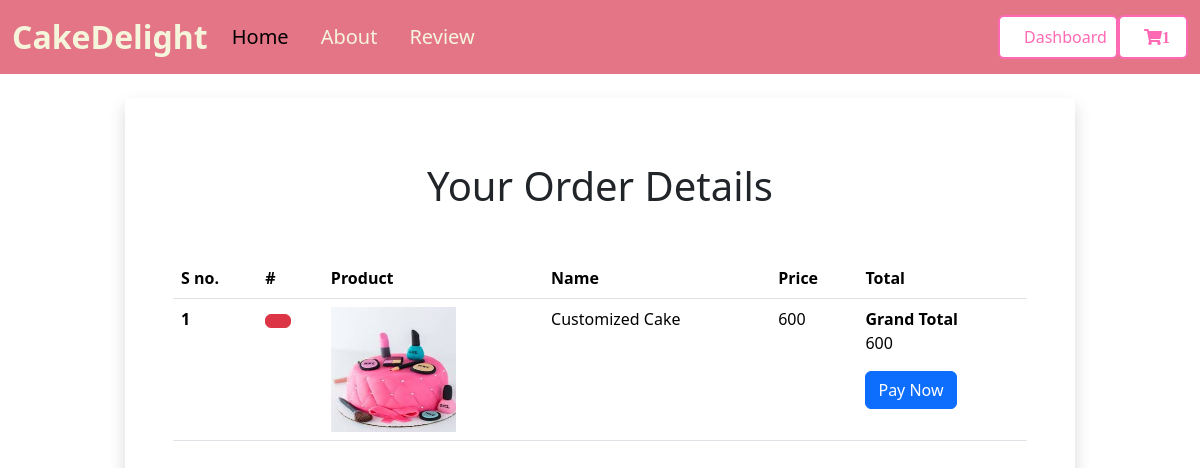
The app's page /order/ (signed in) with its own data.
### cart/models.py (models this page shows)
class Basemodel(models.Model):
    uid = models.UUIDField(default=uuid.uuid4,primary_key=True)
    created_at = models.DateField(auto_now_add=True)
    updated_at = models.DateField(auto_now_add=True)
    class Meta:
        abstract=True

class CartItems(Basemodel):
    cart=models.ForeignKey(Cart,on_delete=models.CASCADE,related_name='cart_items')
    cake = models.ForeignKey(Cake,on_delete=models.CASCADE)

class Cake(Basemodel):
    category= models.ForeignKey(Cakecategory,on_delete=models.CASCADE,related_name="cakes")
    cake_name=models.CharField(max_length=100)
    price=models.IntegerField(default=100)
    images = models.ImageField(upload_to='media')

class Cart(Basemodel):
    user=models.ForeignKey(User,null=True,blank=True,on_delete=models.SET_NULL,related_name="carts")
    is_paid=models.BooleanField(default=False)
    def gettotal(self):
        return CartItems.objects.filter(cart=self).aggregate(Sum('cake__price'))['cake__price__sum']

### cart/views.py (the view)
# urls.py: path('order/',views.order,name='order'),
def order(request):
    cart=Cart.objects.get(is_paid=False,user=request.user)
    context={'carts':cart}
    return render(request,'order.html',context)

### templates/order.html (shortened to what this page needs)
<!DOCTYPE html>
<html lang="en">
<head>
    <link href="https://cdn.jsdelivr.net/npm/bootstrap@5.3.3/dist/css/bootstrap.min.css" rel="stylesheet">
    <link rel="stylesheet" href="https://cdnjs.cloudflare.com/ajax/libs/font-awesome/5.15.4/css/all.min.css">
</head>
<body>
  <nav class="navbar navbar-expand-lg navbar-custom">
    <div class="container-fluid">
      <a class="navbar-brand fw-bold fs-2" href="#">CakeDelight</a>
      <div class="collapse navbar-collapse" id="navbarSupportedContent">
        <ul class="navbar-nav me-auto mb-2 mb-lg-0">
          <li class="nav-item">
            <a href="{% url 'home' %}" class="nav-link active navbar-brand" aria-current="page" href="#">Home</a>
          </li>
          <li class="nav-item">
            <a href="{% url 'about' %}"class="nav-link navbar-brand" href="#">About</a>
          </li>
          <li class="nav-item">
            <a href="{% url 'review' %}" class="nav-link navbar-brand" href="#">Review</a>
          </li>
        </ul>
        {% if request.user.is_authenticated %}
        <form class="d-flex" role="search">
          {% if user.is_authenticated %}
              <a href="{% url 'login'%}" style="width:120px;" class="btn btn-pink-outline fw-medium">Dashboard</a>
          {% endif %}
              <a href="{% url 'order' %}" style="width:70px;" class="btn btn-pink-outline">
                  <i class="fas fa-shopping-cart" id="cart-btn">{{ request.user.get_cart_count }}</i>
              </a>
      </form>
      {% endif %}
      </div>
    </div>
  </nav>
  <br>
<body>
    <div class="container">
        <div class="row">
            <div class="col-sm-10 shadow p-5 offset-sm-1 mt-120px">
        <h1 class="alert-danger text-center p-3">Your Order Details</h1>
        <br>
        <table class="table table-hover">
            <thead>
              <tr>
                <th scope="col">S no.</th>
                <th scope="col">#</th>
                <th scope="col">Product</th>
                <th scope="col">Name</th>
                <th scope="col">Price</th>
                <th scope="col">Total</th>
              </tr>
            </thead>
            <tbody>
                {% for cartitems in carts.cart_items.all%}
              <tr>
                <th scope="row">{{forloop.counter}}</th>
                <th>
                    <a href="{% url 'remove_cart' cartitems.uid %}" class="btn btn-danger" ></a>
                </th>
                <td>
                   <img src='/media/{{cartitems.cake.images}}'style="height:125px;width:125px;"></td>
                <td>{{cartitems.cake.cake_name}}</td>
                <td>{{cartitems.cake.price}}</td>
               {% endfor %}
            <td>
                <b>Grand Total</b>
                <br>
                <p>{{carts.gettotal}}</p>
                <a href="{%url 'pay' %}"><button type="button" class="btn btn-primary">Pay Now</button></a>
            </td>
            </tr>
            </tbody>
          </table>
    </div>
</div>
</div>
</body>
</html>

### templates/order.html (style rules this page uses)
.navbar-custom { background-color:rgb(228, 117, 135); }
.navbar-brand { color:beige; }
.btn-pink-outline { border: 2px solid #ff69b4; color: #ff69b4; background-color: white; padding: 0.5rem 1.5rem; }

### records on screen
CartItems: cake.images (picture), cake.cake_name "Customized Cake", cake.price "600"
Cart: gettotal "600"

### other values on screen
{{ request.user.get_cart_count }} "1"
